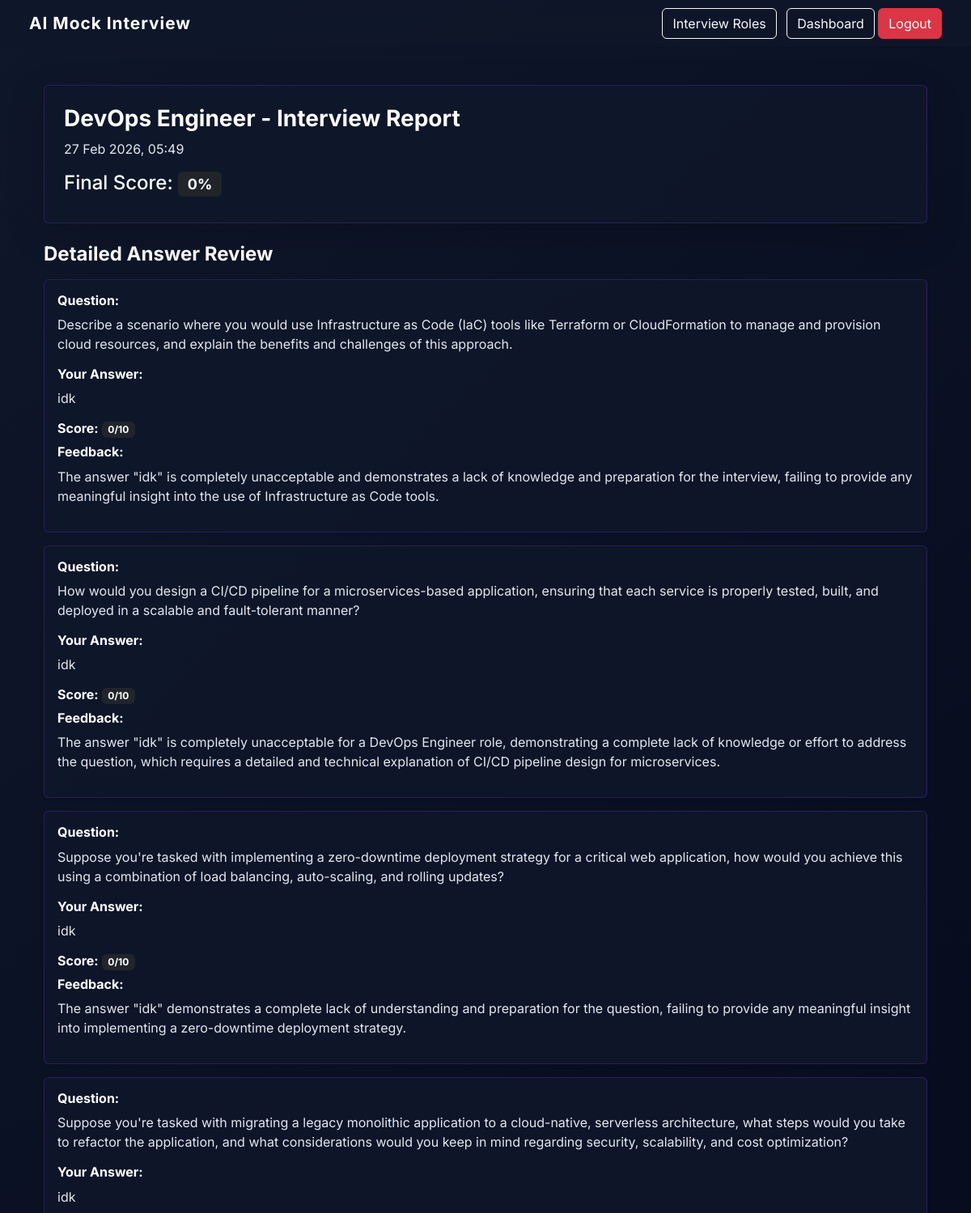
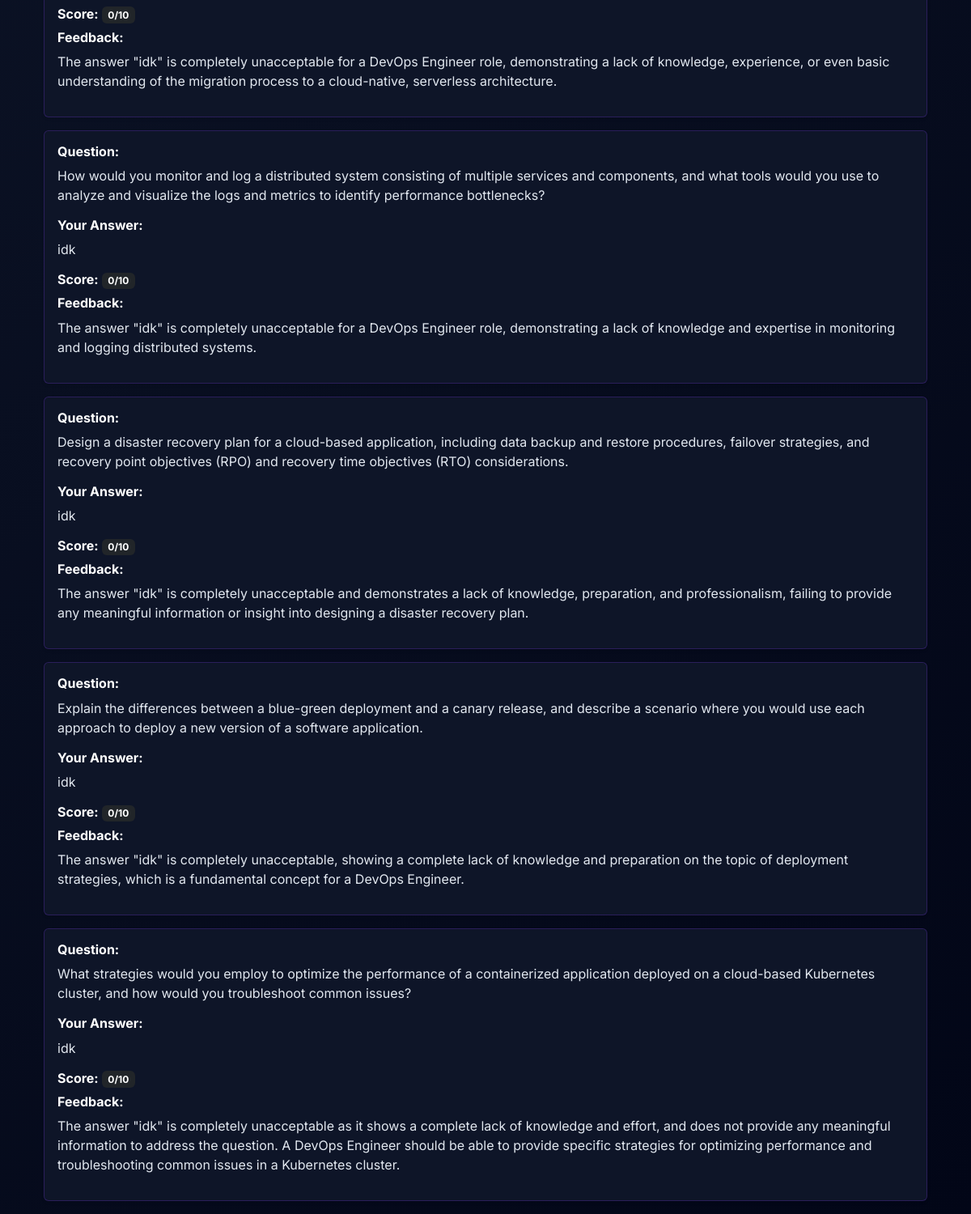
The app's page /dashboard/session/19/ (signed in) with its own data (2 pictures, top to bottom).
### interviews/models.py (models this page shows, shortened)
class InterviewSession(models.Model):
  user = models.ForeignKey(User, on_delete = models.CASCADE)
  job_role = models. ForeignKey(JobRole, on_delete = models.CASCADE)
  created_at = models.DateTimeField(auto_now_add = True)
  total_score = models.IntegerField(default = 0)

class JobRole(models.Model):
  name = models.CharField(max_length=100)
  description = models.TextField()
  skills_required = models.TextField(blank=True, null=True)

class Answer(models.Model):
  session = models.ForeignKey(InterviewSession, on_delete = models.CASCADE)
  question_text = models.TextField()
  response = models.TextField()
  score = models.IntegerField(default = 0)
  feedback = models.TextField(blank = True)

### dashboard/views.py (the view)
# urls.py: path('session/<int:session_id>/', views.session_detail, name='session_detail'),
@login_required
def session_detail(request, session_id):
    session = get_object_or_404(
        InterviewSession,
        id=session_id,
        user=request.user
    )
    answers = session.answer_set.all()
    return render(request, "session_detail.html", {
        "session": session,
        "answers": answers
    })

### templates/session_detail.html
{% extends "base.html" %}
{% block content %}
<div class="container">
    <div class="card shadow-lg p-4 mb-4">
        <h3 class="fw-bold">
            {{ session.job_role.name }} - Interview Report
        </h3>
        <p class="text-muted">
            {{ session.created_at|date:"d M Y, H:i" }}
        </p>
        <h4>
            Final Score:
            <span class="badge bg-dark">
                {{ session.total_score }}%
            </span>
        </h4>
    </div>
    <h4 class="fw-bold mb-3">Detailed Answer Review</h4>
    {% for ans in answers %}
    <div class="card mb-3 shadow-sm">
        <div class="card-body">
            <h6 class="fw-bold">Question:</h6>
            <p>{{ ans.question_text }}</p>
            <h6 class="fw-bold">Your Answer:</h6>
            <p>{{ ans.response }}</p>
            <h6 class="fw-bold">
                Score:
                <span class="badge bg-dark">
                    {{ ans.score }}/10
                </span>
            </h6>
            <h6 class="fw-bold mt-2">Feedback:</h6>
            <p>{{ ans.feedback }}</p>
        </div>
    </div>
    {% endfor %}
</div>
{% endblock %}

### templates/base.html (style rules this page uses)
body { color: #f8fafc; }
h1, h2, h3, h4, h5, h6 { color: #ffffff !important; }
p, .text-muted { color: #cbd5e1 !important; }
.card { background: rgba(15, 23, 42, 0.95) !important; border: 1px solid rgba(124,58,237,0.25) !important; }
.card h5, .card p { color: #e2e8f0 !important; }
body { font-family: 'Inter', sans-serif; }
html, body { margin: 0; padding: 0; height: 100%; background: linear-gradient(135deg, #0f172a, #020617); overflow-x: hidden; color:white; }

### records on screen
InterviewSession: job_role.name "DevOps Engineer", created_at "27 Feb 2026, 05:49", total_score "0"
Answer: question_text "Describe a scenario where you would use Infrastructure as Code (IaC) tools like Terraform or CloudFormation to manage and provision cloud resources, and explain the benefits and challenges of this approach.", response "idk", score "0", feedback "The answer \"idk\" is completely unacceptable and demonstrates a lack of knowledge and preparation for the interview, failing to provide any meaningful insight into the use of Infrastructure as Code tools."
Answer: question_text "How would you design a CI/CD pipeline for a microservices-based application, ensuring that each service is properly tested, built, and deployed in a scalable and fault-tolerant manner?", response "idk", score "0", feedback "The answer \"idk\" is completely unacceptable for a DevOps Engineer role, demonstrating a complete lack of knowledge or effort to address the question, which requires a detailed and technical explanation of CI/CD pipeline design for microservices."
Answer: question_text "Suppose you're tasked with implementing a zero-downtime deployment strategy for a critical web application, how would you achieve this using a combination of load balancing, auto-scaling, and rolling updates?", response "idk", score "0", feedback "The answer \"idk\" demonstrates a complete lack of understanding and preparation for the question, failing to provide any meaningful insight into implementing a zero-downtime deployment strategy."
Answer: question_text "Suppose you're tasked with migrating a legacy monolithic application to a cloud-native, serverless architecture, what steps would you take to refactor the application, and what considerations would you keep in mind regarding security, scalability, and cost optimization?", response "idk", score "0", feedback "The answer \"idk\" is completely unacceptable for a DevOps Engineer role, demonstrating a lack of knowledge, experience, or even basic understanding of the migration process to a cloud-native, serverless architecture."
Answer: question_text "How would you monitor and log a distributed system consisting of multiple services and components, and what tools would you use to analyze and visualize the logs and metrics to identify performance bottlenecks?", response "idk", score "0", feedback "The answer \"idk\" is completely unacceptable for a DevOps Engineer role, demonstrating a lack of knowledge and expertise in monitoring and logging distributed systems."
Answer: question_text "Design a disaster recovery plan for a cloud-based application, including data backup and restore procedures, failover strategies, and recovery point objectives (RPO) and recovery time objectives (RTO) considerations.", response "idk", score "0", feedback "The answer \"idk\" is completely unacceptable and demonstrates a lack of knowledge, preparation, and professionalism, failing to provide any meaningful information or insight into designing a disaster recovery plan."
Answer: question_text "Explain the differences between a blue-green deployment and a canary release, and describe a scenario where you would use each approach to deploy a new version of a software application.", response "idk", score "0", feedback "The answer \"idk\" is completely unacceptable, showing a complete lack of knowledge and preparation on the topic of deployment strategies, which is a fundamental concept for a DevOps Engineer."
Answer: question_text "What strategies would you employ to optimize the performance of a containerized application deployed on a cloud-based Kubernetes cluster, and how would you troubleshoot common issues?", response "idk", score "0", feedback "The answer \"idk\" is completely unacceptable as it shows a complete lack of knowledge and effort, and does not provide any meaningful information to address the question. A DevOps Engineer should be able to provide specific strategies for optimizing performance and troubleshooting common issues in a Kubernetes cluster."
